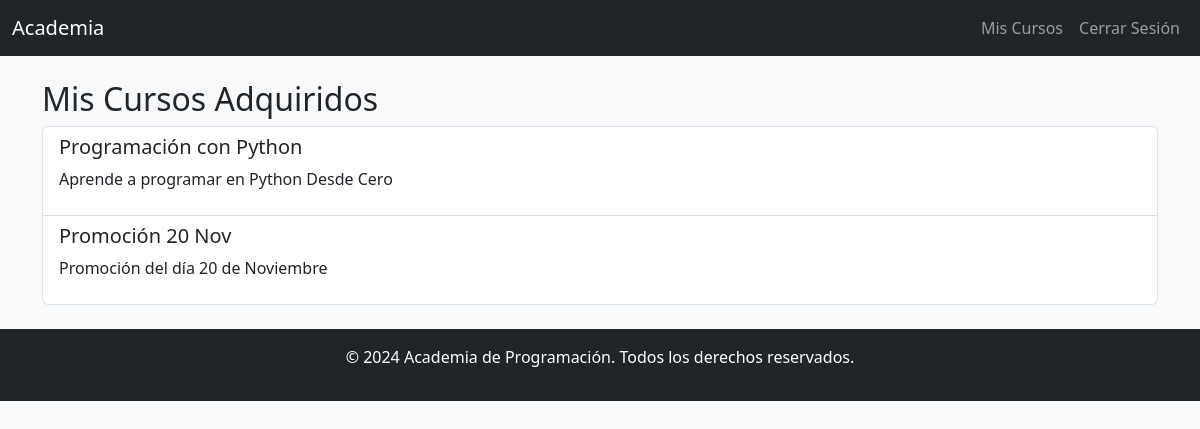
/my-courses (signed in), run on the app's committed database.
### app/models.py (models this page shows)
class Course(db.Model):
    id = db.Column(db.Integer, primary_key=True)
    name = db.Column(db.String(120), nullable=False)
    description = db.Column(db.Text, nullable=False)
    price = db.Column(db.Float, nullable=False)
    promo_image = db.Column(db.String(200), nullable=True)  # URL to the promotional image
    syllabus = db.Column(db.String(200), nullable=True)  # URL to the syllabus PDF
    start_date = db.Column(db.Date, nullable=True)  # Fecha de inicio
    class_days = db.Column(db.String(200), nullable=True)  # Días de clase
    class_time = db.Column(db.String(50), nullable=True)  # Horario

### app/routes.py (the view)
@bp.route("/my-courses")
def user_courses():
    if "user_id" not in session:
        flash("Inicia sesión para ver tus cursos.", "danger")
        return redirect(url_for("main.login"))
    user_id = session["user_id"]
    user_courses_ids = UserCourse.query.filter_by(user_id=user_id).all()
    user_courses = Course.query.filter(Course.id.in_([uc.course_id for uc in user_courses_ids])).all()
    return render_template("historial.html", courses=user_courses)

### app/templates/historial.html (shortened to what this page needs)
{% extends "base.html" %}
{% block content %}
<h2>Mis Cursos Adquiridos</h2>
<div class="list-group">
    {% for user_course in courses %}
    <div class="list-group-item">
        <h5>{{ user_course.name }}</h5>
        <p>{{ user_course.description }}</p>
    </div>
    {% else %}
    <p>No has adquirido cursos aún.</p>
    {% endfor %}
</div>
{% endblock %}

### app/static/styles.css (style rules this page uses)
body { background-color: #f8f9fa; }
h1, h2 { margin-top: 20px; }

### data on the page
Course: name "Programación con Python", description "Aprende a programar en Python Desde Cero"
Course: name "Promoción 20 Nov", description "Promoción del día 20 de Noviembre"
